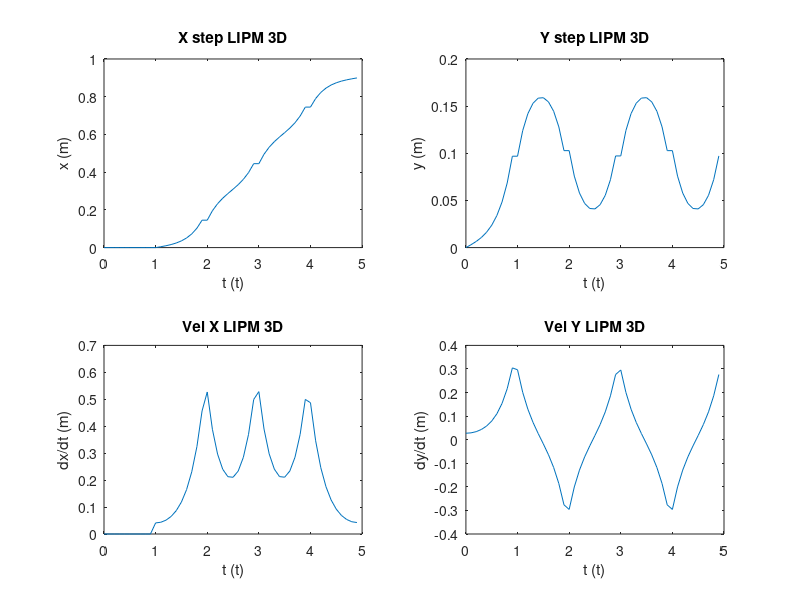
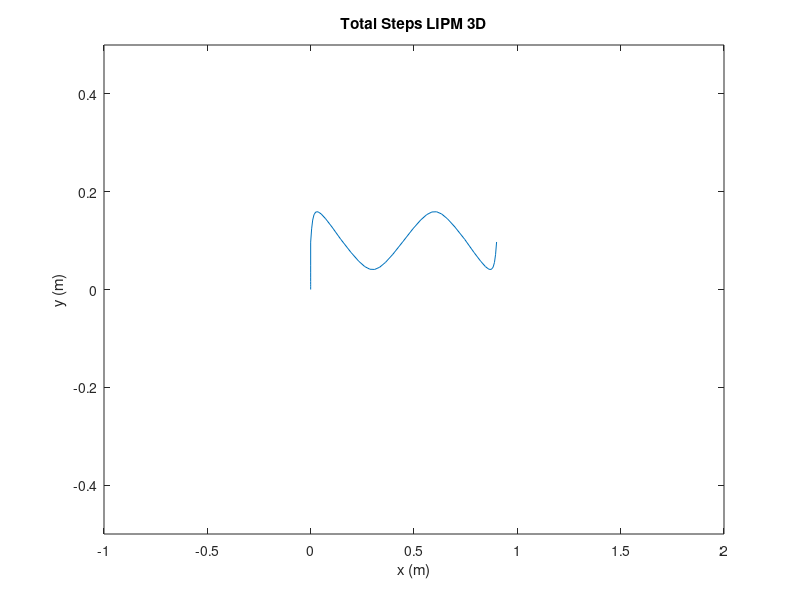

These figures' MATLAB source, in order:
% ===============================================================
% 3d Walking Pattery Generation Kajita pg 127
% Input: Step width x,y 
% Output: Footplacement generation
% 
% Author: Moonyoung Lee (ML634@kaist.ac.kr)
% KAIST Institute Humanoid Research Lab
% Date: 09/04/2017
% ===============================================================



% ======== input ========
samples = 10;
Tperiod = 1; %time to switch CoM base

Sx = [0.0 0.3 0.3 0.3 0]; %step width x
Sy = [0.2 0.2 0.2 0.2 0.2]; %step width y


%% ======== initialze ======== %% 
numSteps = length(Sx); %change to numSteps
z = 1.0; %hubo COM height
g = 9.8;
Tc = sqrt(z/g);
C = cosh(Tperiod/Tc);
S = sinh(Tperiod/Tc);

t = 0:(Tperiod+(Tperiod)/samples)/samples:Tperiod; %time array


x0InitCond = zeros(1,numSteps); %pos IC
y0InitCond = zeros(1,numSteps);
vx0InitCond = zeros(1,numSteps); %vel IC
vy0InitCond = zeros(1,numSteps);

xPosSteps = zeros(numSteps,samples); %matrix of [row = N steps, col = x(t)]
yPosSteps = zeros(numSteps,samples); %matrix of [row = N steps, col = y(t)]
xVelSteps = zeros(numSteps,samples); %matrix of [row = N steps, col = vx(t)]
yVelSteps = zeros(numSteps,samples); %matrix of [row = N steps, col = vy(t)]

xGlobalSteps = [] ;  %to add all steps 
yGlobalSteps = []; 
vxGlobalSteps = [];
vyGlobalSteps = [];
tGlobalSteps = 0:0.1:Tperiod*numSteps-0.1;

x0InitCond(1) = 0;
y0InitCond(1) = 0;
vx0InitCond(1) = 0;
vy0InitCond(1) = 0.1;


%% p footplacement
pxFootplace = zeros(1,numSteps);
pyFootplace = zeros(1,numSteps);

for n = 2:numSteps
    pxFootplace(n) = pxFootplace(n-1) + Sx(n);
    pyFootplace(n) = pyFootplace(n-1) - (-1)^(n)* Sy(n);
end

% set origin to (0,0) for 0th step 
pyFootplace = pyFootplace + 0.2;
pyFootplace = [0 pyFootplace];
pxFootplace = [0 pxFootplace];


%% get xBar, yBar
xBar = zeros(1,numSteps-1);
yBar = zeros(1,numSteps-1);

for i = 1:numSteps
    xBar(i) = ( pxFootplace(i+1) - pxFootplace(i) ) / 2 + pxFootplace(i);
    yBar(i) = ( pyFootplace(i+1) - pyFootplace(i) ) / 2 + pyFootplace(i);
    
end







%% ======== main ========


for i=1:numSteps
    
    % ========  update init vel  ========
    vx0InitCond(i) = ( (xBar(i) - C * x0InitCond(i)) - (1-C)*pxFootplace(i) ) / (Tc*S); 
    vy0InitCond(i) = ( (yBar(i) - C * y0InitCond(i)) - (1-C)*pyFootplace(i) ) / (Tc*S); 

    
    % ======== solve x,y pos & vel ========
    
    %calculate 2d x motion
    xPosSteps(i,:) = ((x0InitCond(i) - pxFootplace(i)) * cosh(t/Tc)) + (Tc * vx0InitCond(i) * sinh(t/Tc)) + pxFootplace(i);
    %calculate 2d y motion
    yPosSteps(i,:) = ((y0InitCond(i) - pyFootplace(i)) * cosh(t/Tc)) + (Tc * vy0InitCond(i) * sinh(t/Tc)) + pyFootplace(i);
    %calculate x velocity
    xVelSteps(i,:) = ( (x0InitCond(i) - pxFootplace(i))/Tc *sinh(t/Tc) + (vx0InitCond(i)* cosh(t/Tc)) );
    %calculate y velocity
    yVelSteps(i,:) = ( (y0InitCond(i) - pyFootplace(i))/Tc *sinh(t/Tc) + (vy0InitCond(i)* cosh(t/Tc)) );
    
    
    % ======== update x0, y0Init  ========
    x0InitCond(i+1) = xPosSteps(i,samples);
    y0InitCond(i+1) = yPosSteps(i,samples);
    
    % ======== calculate terminal velocity ========
    
%     vxTerminal = xBar(i) * ( C +1 ) / (Tc*S);
%     vyTerminal = ybar* ( C -1 ) / (Tc*S);

   
end

% concat all steps 
for i = 1:numSteps
    
    %update IC of next step
    xGlobalSteps = [xGlobalSteps xPosSteps(i,:) ]; %update to add footplace
    yGlobalSteps = [yGlobalSteps yPosSteps(i,:) ];
    vxGlobalSteps = [vxGlobalSteps xVelSteps(i,:) ];
    vyGlobalSteps = [vyGlobalSteps yVelSteps(i,:) ];

end




%% plot
f1 = figure;
subplot(2,2,1)
plot(tGlobalSteps,xGlobalSteps)
xlabel('t (t)')
ylabel('x (m)')
title('X step LIPM 3D')

subplot(2,2,2)
plot(tGlobalSteps,yGlobalSteps)
xlabel('t (t)')
ylabel('y (m)')
title('Y step LIPM 3D')

subplot(2,2,3)
plot(tGlobalSteps,vxGlobalSteps)
xlabel('t (t)')
ylabel('dx/dt (m)')
title('Vel X LIPM 3D')

subplot(2,2,4)
plot(tGlobalSteps,vyGlobalSteps)
xlabel('t (t)')
ylabel('dy/dt (m)')
title('Vel Y LIPM 3D')
hold on

f2 = figure;
plot(xGlobalSteps,yGlobalSteps)
xlabel('x (m)')
ylabel('y (m)')
title('Total Steps LIPM 3D')
axis([-1 2 -0.5 0.5])
% scatter(pxFootplace,pyFootplace)
